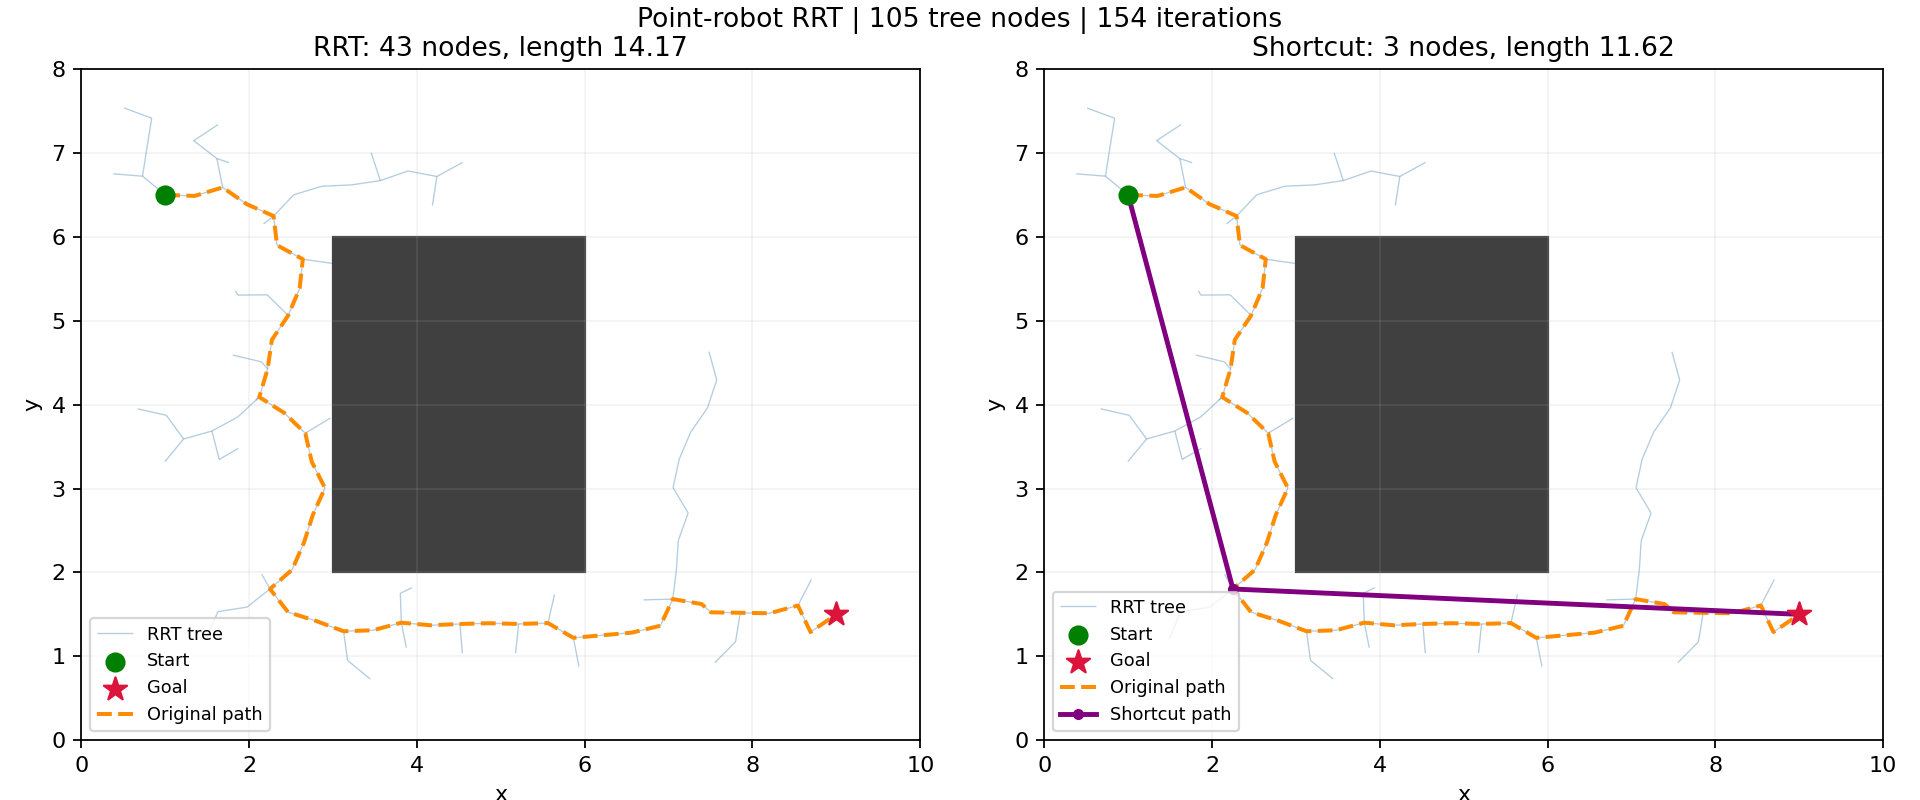

This figure's Python source:
from __future__ import annotations

import argparse
from dataclasses import dataclass

import numpy as np

BOUNDS = (0.0, 10.0, 0.0, 8.0)  # xmin, xmax, ymin, ymax
OBSTACLES = ((3.0, 6.0, 2.0, 6.0),)
START = (1.0, 6.5)
GOAL = (9.0, 1.5)


def _point(value):
    value = np.asarray(value, dtype=float)
    if value.shape != (2,) or not np.all(np.isfinite(value)):
        raise ValueError("Expected a finite 2-D point")
    return value


def _bounds(value):
    value = np.asarray(value, dtype=float)
    if value.shape != (4,) or not np.all(np.isfinite(value)):
        raise ValueError("Expected (xmin, xmax, ymin, ymax)")
    if value[0] >= value[1] or value[2] >= value[3]:
        raise ValueError("Rectangle bounds must have positive width and height")
    return value


def sample(bounds=BOUNDS, goal=GOAL, goal_bias=0.1, rng=None):
    """在工作空间内均匀采样，并以一定概率直接采样目标点（goal bias）。"""
    bounds, goal = _bounds(bounds), _point(goal)
    if not 0 <= goal_bias <= 1:
        raise ValueError("goal_bias must be in [0, 1]")
    rng = np.random.default_rng() if rng is None else rng
    if rng.random() < goal_bias:
        return goal.copy()
    return rng.uniform(bounds[[0, 2]], bounds[[1, 3]])


def nearest(nodes, point):
    """Return the index of the Euclidean nearest tree node."""
    nodes = np.asarray(nodes, dtype=float)
    if nodes.ndim != 2 or nodes.shape[1] != 2 or len(nodes) == 0 or not np.all(np.isfinite(nodes)):
        raise ValueError("nodes must be a nonempty finite (N, 2) array")
    return int(np.argmin(np.sum((nodes - _point(point)) ** 2, axis=1)))


def steer(source, target, step_size=0.35):
    """从 source 朝 target 方向移动，步长至多为 step_size。"""
    source, target = _point(source), _point(target)
    if not np.isfinite(step_size) or step_size <= 0:
        raise ValueError("step_size must be finite and positive")
    delta = target - source
    distance = np.linalg.norm(delta)
    return target.copy() if distance <= step_size else source + step_size * delta / distance


def collision_free(source, target, obstacles=OBSTACLES, bounds=BOUNDS):
    """用 slab 相交测试检查整条线段，不做离散化采样。

    允许触到工作空间边界；禁止触到障碍物边界（闭矩形）。
    正确处理零长度线段以及与矩形边平行的线段。
    """
    source, target = _point(source), _point(target)
    bounds = _bounds(bounds)
    lower, upper = bounds[[0, 2]], bounds[[1, 3]]
    if np.any(source < lower) or np.any(source > upper) or np.any(target < lower) or np.any(target > upper):
        return False
    direction = target - source
    for obstacle in obstacles:
        rectangle = _bounds(obstacle)
        lo, hi = rectangle[[0, 2]], rectangle[[1, 3]]
        enter, leave = 0.0, 1.0
        for axis in range(2):
            if direction[axis] == 0:
                if source[axis] < lo[axis] or source[axis] > hi[axis]:
                    break
            else:
                t1 = (lo[axis] - source[axis]) / direction[axis]
                t2 = (hi[axis] - source[axis]) / direction[axis]
                enter, leave = max(enter, min(t1, t2)), min(leave, max(t1, t2))
                if enter > leave:
                    break
        else:
            return False
    return True


def backtrack(nodes, parents, goal_index=None):
    """沿父节点索引回溯到根（-1），返回从起点到目标的路径数组。"""
    if len(nodes) == 0 or len(nodes) != len(parents):
        raise ValueError("nodes and parents must have the same nonzero length")
    index = len(nodes) - 1 if goal_index is None else goal_index
    path, seen = [], set()
    while index != -1:
        if not isinstance(index, (int, np.integer)) or not 0 <= index < len(nodes) or index in seen:
            raise ValueError("Invalid parent chain")
        seen.add(index)
        path.append(_point(nodes[index]).copy())
        index = parents[index]
    return np.asarray(path[::-1])


@dataclass
class RRTResult:
    nodes: np.ndarray
    parents: list
    path: np.ndarray | None
    iterations: int


def rrt(start=START, goal=GOAL, bounds=BOUNDS, obstacles=OBSTACLES,
        step_size=0.35, goal_bias=0.1, max_iter=10000, rng=None):
    """生长一棵 RRT；即使未找到路径也返回已探索的树。"""
    start, goal = _point(start), _point(goal)
    bounds = _bounds(bounds)
    obstacles = tuple(_bounds(rectangle) for rectangle in obstacles)
    steer(start, goal, step_size)  # 即使 start==goal 也要先校验参数合法性。
    if not 0 <= goal_bias <= 1 or not isinstance(max_iter, int) or max_iter < 0:
        raise ValueError("Invalid goal_bias or max_iter")
    if not collision_free(start, start, obstacles, bounds) or not collision_free(goal, goal, obstacles, bounds):
        raise ValueError("Start and goal must be inside the workspace and outside obstacles")
    rng = np.random.default_rng() if rng is None else rng
    nodes, parents = [start.copy()], [-1]
    if np.array_equal(start, goal):
        return RRTResult(np.asarray(nodes), parents, np.asarray(nodes), 0)
    for iteration in range(1, max_iter + 1):
        point = sample(bounds, goal, goal_bias, rng)
        parent = nearest(nodes, point)
        new = steer(nodes[parent], point, step_size)
        if np.linalg.norm(new - nodes[parent]) < 1e-12:
            continue
        if not collision_free(nodes[parent], new, obstacles, bounds):
            continue
        nodes.append(new)
        parents.append(parent)
        if np.linalg.norm(new - goal) <= step_size and collision_free(new, goal, obstacles, bounds):
            if not np.array_equal(new, goal):
                parents.append(len(nodes) - 1)
                nodes.append(goal.copy())
            return RRTResult(np.asarray(nodes), parents, backtrack(nodes, parents), iteration)
    return RRTResult(np.asarray(nodes), parents, None, max_iter)


def shortcut(path, obstacles=OBSTACLES, bounds=BOUNDS, attempts=300, rng=None):
    """随机选取路径上两个节点；若两节点之间的弦线无碰撞，则删去中间节点。

    起点和终点始终保持不变。不修改输入路径。这只是局部简化，
    不保证得到全局最短路径。
    """
    points = [_point(point).copy() for point in path]
    obstacles = tuple(obstacles)
    if not points or not isinstance(attempts, int) or attempts < 0:
        raise ValueError("Expected a nonempty path and nonnegative integer attempts")
    if any(not collision_free(a, b, obstacles, bounds)
           for a, b in zip(points, points[1:] + points[-1:])):
        raise ValueError("Input path is not collision-free")
    rng = np.random.default_rng() if rng is None else rng
    for _ in range(attempts):
        if len(points) <= 2:
            break
        i, j = sorted(rng.choice(len(points), size=2, replace=False))
        if j > i + 1 and collision_free(points[i], points[j], obstacles, bounds):
            del points[i + 1:j]
    return np.asarray(points)


def path_length(path):
    return float(np.linalg.norm(np.diff(path, axis=0), axis=1).sum())


def plot_result(result, shortened, bounds=BOUNDS, obstacles=OBSTACLES,
                start=START, goal=GOAL):
    import matplotlib.pyplot as plt
    from matplotlib.collections import LineCollection
    from matplotlib.patches import Rectangle

    fig, axes = plt.subplots(1, 2, figsize=(12, 5), layout="constrained")
    for ax in axes:
        for xmin, xmax, ymin, ymax in obstacles:
            ax.add_patch(Rectangle((xmin, ymin), xmax-xmin, ymax-ymin, color="0.25"))
        edges = [(result.nodes[parent], result.nodes[i])
                 for i, parent in enumerate(result.parents) if parent != -1]
        ax.add_collection(LineCollection(edges, colors="steelblue", linewidths=0.6,
                                         alpha=0.4, label="RRT tree"))
        ax.scatter(*start, color="green", s=65, label="Start", zorder=5)
        ax.scatter(*goal, color="crimson", marker="*", s=120, label="Goal", zorder=5)
        ax.set(xlim=bounds[:2], ylim=bounds[2:], aspect="equal", xlabel="x", ylabel="y")
        ax.grid(alpha=0.15)
    if result.path is not None:
        for ax in axes:
            ax.plot(*result.path.T, "--", color="darkorange", lw=1.8, label="Original path")
        axes[0].set_title(f"RRT: {len(result.path)} nodes, length {path_length(result.path):.2f}")
        axes[1].plot(*shortened.T, "o-", color="purple", lw=2.2, ms=4, label="Shortcut path")
        axes[1].set_title(f"Shortcut: {len(shortened)} nodes, length {path_length(shortened):.2f}")
    else:
        for ax in axes:
            ax.set_title("No path found within iteration budget")
    for ax in axes:
        ax.legend(loc="lower left", fontsize=8)
    fig.suptitle(f"Point-robot RRT | {len(result.nodes)} tree nodes | {result.iterations} iterations")
    return fig


def main():
    import matplotlib.pyplot as plt

    parser = argparse.ArgumentParser(description=__doc__)
    parser.add_argument("--seed", type=int, default=7)
    parser.add_argument("--max-iter", type=int, default=10000)
    parser.add_argument("--step-size", type=float, default=0.35)
    parser.add_argument("--shortcut-attempts", type=int, default=300)
    parser.add_argument("--save", metavar="IMAGE.png")
    parser.add_argument("--no-show", action="store_true")
    args = parser.parse_args()
    rng = np.random.default_rng(args.seed)
    result = rrt(step_size=args.step_size, max_iter=args.max_iter, rng=rng)
    shortened = None
    if result.path is not None:
        shortened = shortcut(result.path, attempts=args.shortcut_attempts, rng=rng)
        print(f"Original: {len(result.path)} nodes, length {path_length(result.path):.3f}")
        print(f"Shortcut: {len(shortened)} nodes, length {path_length(shortened):.3f}")
    else:
        print(f"No path found after {result.iterations} iterations; try a larger budget.")
    fig = plot_result(result, shortened)
    if args.save:
        fig.savefig(args.save, dpi=160)
    if args.no_show:
        plt.close(fig)
    else:
        plt.show()


if __name__ == "__main__":
    main()
